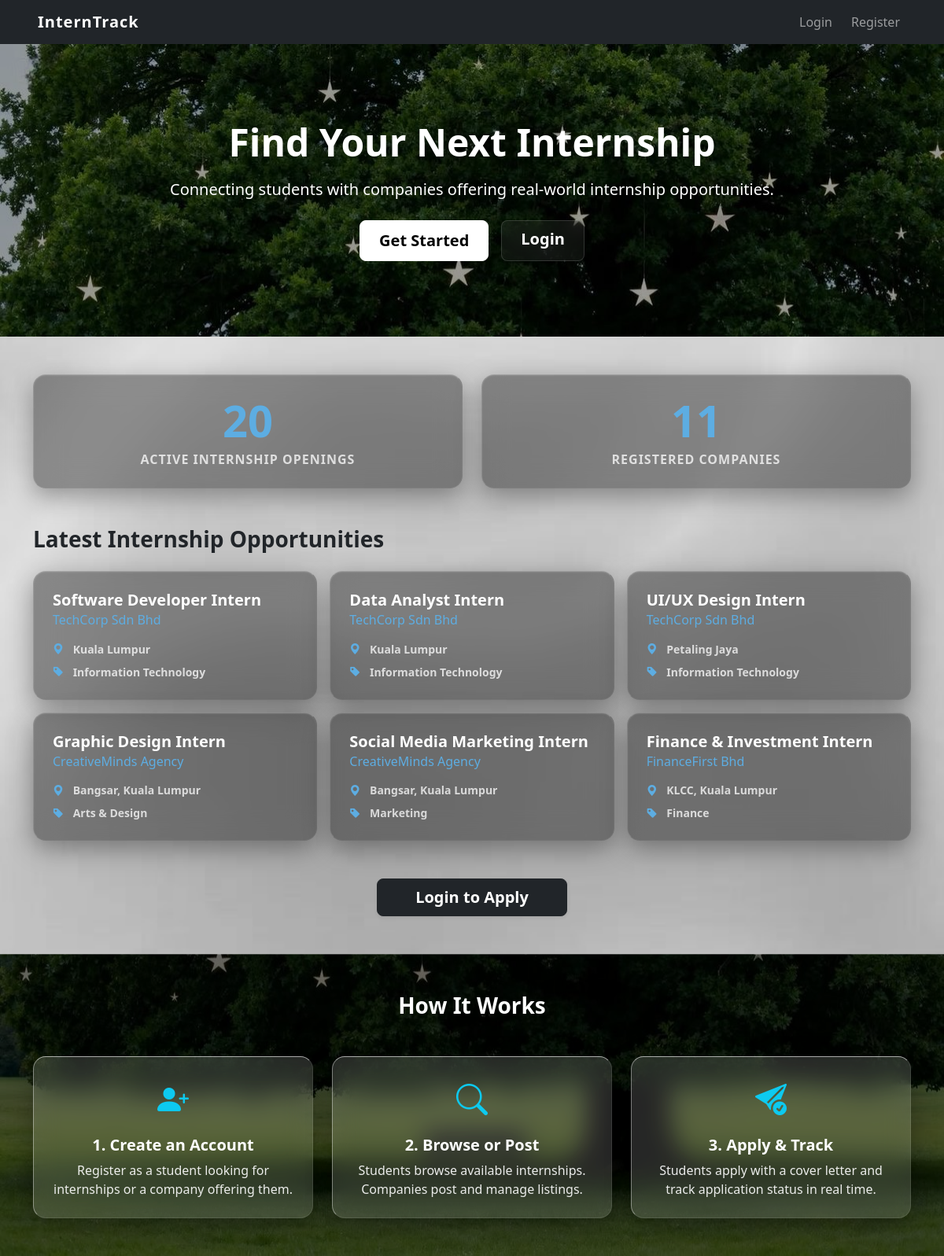
The page / on the database its author committed.
### tables this page shows
CREATE TABLE `jobs` (
  `id` int(11) NOT NULL,
  `company_id` int(11) NOT NULL,
  `title` varchar(150) NOT NULL,
  `description` text DEFAULT NULL,
  `location` varchar(100) DEFAULT NULL,
  `field` varchar(100) DEFAULT NULL,
  `status` enum('active','closed') DEFAULT 'active',
  `created_at` timestamp NOT NULL DEFAULT current_timestamp(),
  `allowance` decimal(10,2) DEFAULT 0.00
);

CREATE TABLE `users` (
  `id` int(11) NOT NULL,
  `name` varchar(100) NOT NULL,
  `email` varchar(100) NOT NULL,
  `password` varchar(255) NOT NULL,
  `role` enum('student','company','admin') NOT NULL,
  `phone` varchar(20) DEFAULT NULL,
  `bio` text DEFAULT NULL,
  `profile_picture` varchar(255) DEFAULT NULL,
  `description` text DEFAULT NULL,
  `website` varchar(150) DEFAULT NULL,
  `resume` varchar(255) DEFAULT NULL,
  `created_at` timestamp NOT NULL DEFAULT current_timestamp(),
  `approval_status` varchar(50) DEFAULT 'pending',
  `academic_info` text DEFAULT NULL,
  `industry` varchar(100) DEFAULT NULL,
  `skills` text DEFAULT NULL
);

### index.php (the view, shortened to what this page needs)
<?php
include 'config/db_connect.php';
include 'includes/header.php';
include 'includes/navbar.php';
$jobs = mysqli_fetch_assoc(mysqli_query($conn, "SELECT COUNT(*) AS total FROM jobs WHERE status = 'active'"));
$companies = mysqli_fetch_assoc(mysqli_query($conn, "SELECT COUNT(*) AS total FROM users WHERE role = 'company'"));
$latest_jobs = mysqli_query($conn, "SELECT j.title, j.location, j.field, u.name AS company_name
    FROM jobs j
    JOIN users u ON j.company_id = u.id
    WHERE j.status = 'active'
    ORDER BY j.created_at DESC LIMIT 6");
?>
<div class="hero-section text-white py-5">
    <div class="container text-center py-5">
        <h1 class="display-5 fw-bold mb-3">Find Your Next Internship</h1>
        <p class="lead mb-4">Connecting students with companies offering real-world internship opportunities.</p>
        <div class="d-flex justify-content-center gap-3">
            <a href="auth/register.php" class="btn btn-glass-white btn-lg px-4" style="border-radius: 8px !important;">Get Started</a>
            <a href="auth/login.php" class="btn btn-glass-secondary btn-lg px-4" style="border-radius: 8px !important;">Login</a>
        </div>
    </div>
</div>
<div class="container py-5">
    <div class="row text-center g-4 mb-5">
        <div class="col-md-6">
            <div class="dark-glass-card shadow-sm h-100 p-4">
                <div class="card-body">
                    <h2 class="fw-bold mb-1" style="color: #5dade2 !important; font-size: 3.5rem;"><?= (int)$jobs['total'] ?></h2>
                    <p class="text-white-50 mb-0 fw-bold text-uppercase" style="letter-spacing: 1px;">Active Internship Openings</p>
                </div>
            </div>
        </div>
        <div class="col-md-6">
            <div class="dark-glass-card shadow-sm h-100 p-4">
                <div class="card-body">
                    <h2 class="fw-bold mb-1" style="color: #5dade2 !important; font-size: 3.5rem;"><?= (int)$companies['total'] ?></h2>
                    <p class="text-white-50 mb-0 fw-bold text-uppercase" style="letter-spacing: 1px;">Registered Companies</p>
                </div>
            </div>
        </div>
    </div>
    <h3 class="mb-4 fw-bold text-dark">Latest Internship Opportunities</h3>
    <?php if (mysqli_num_rows($latest_jobs) === 0): ?>
        <div class="alert bg-transparent border border-dark text-dark fw-bold text-center py-4">No internships posted yet. Check back soon!</div>
    <?php else: ?>
        <div class="row g-3 mb-4">
            <?php while ($job = mysqli_fetch_assoc($latest_jobs)): ?>
                <div class="col-md-6 col-lg-4">
                    <div class="dark-glass-card h-100 shadow-sm p-4">
                        <div class="card-body p-0">
                            <h5 class="card-title fw-bold text-white mb-1"><?= htmlspecialchars($job['title']) ?></h5>
                            <h6 class="card-subtitle mb-3" style="color: #5dade2 !important;"><?= htmlspecialchars($job['company_name']) ?></h6>
                            <ul class="list-unstyled small text-white-50 mb-0 fw-semibold">
                                <?php if ($job['location']): ?>
                                    <li class="mb-2"><i class="bi bi-geo-alt-fill me-2" style="color: #5dade2;"></i> <?= htmlspecialchars($job['location']) ?></li>
                                <?php endif; ?>
                                <?php if ($job['field']): ?>
                                    <li><i class="bi bi-tag-fill me-2" style="color: #5dade2;"></i> <?= htmlspecialchars($job['field']) ?></li>
                                <?php endif; ?>
                            </ul>
                        </div>
                    </div>
                </div>
            <?php endwhile; ?>
        </div>
        <div class="text-center mt-5">
            <a href="auth/login.php" class="btn btn-dark btn-lg px-5 py-2 shadow-sm fw-bold" style="border-radius: 8px !important;">Login to Apply</a>
        </div>
    <?php endif; ?>
</div>
<div class="bottom-tree-section">
    <div class="py-5" style="border-top: 1px solid rgba(255,255,255,0.2);">
        <div class="container">
            <h3 class="text-center mb-5 fw-bold text-white">How It Works</h3>
            <div class="row text-center g-4">
                <div class="col-md-4">
                    <div class="light-glass-card p-4 h-100">
                        <div class="mb-3"><i class="bi bi-person-plus-fill fs-1 text-info"></i></div>
                        <h5 class="fw-bold text-white">1. Create an Account</h5>
                        <p class="text-white mb-0" style="opacity: 0.9;">Register as a student looking for internships or a company offering them.</p>
                    </div>
                </div>
                <div class="col-md-4">
                    <div class="light-glass-card p-4 h-100">
                        <div class="mb-3"><i class="bi bi-search fs-1 text-info"></i></div>
                        <h5 class="fw-bold text-white">2. Browse or Post</h5>
                        <p class="text-white mb-0" style="opacity: 0.9;">Students browse available internships. Companies post and manage listings.</p>
                    </div>
                </div>
                <div class="col-md-4">
                    <div class="light-glass-card p-4 h-100">
                        <div class="mb-3"><i class="bi bi-send-check-fill fs-1 text-info"></i></div>
                        <h5 class="fw-bold text-white">3. Apply & Track</h5>
                        <p class="text-white mb-0" style="opacity: 0.9;">Students apply with a cover letter and track application status in real time.</p>
                    </div>
                </div>
            </div>
        </div>
    </div>
        <?php include 'includes/footer.php'; ?>

### assets/css/style.css (style rules this page uses)
body { background-color: #f8f9fa; }

### assets/css/admin.css (style rules this page uses)
.btn-glass-white { background: #ffffff !important; backdrop-filter: none !important; -webkit-backdrop-filter: none !important; border: 1px solid #ffffff !important; color: #000000 !important; padding: 10px 25px; font-weight: 600; transition: all 0.3s cubic-bezier(0.16, 1, 0.3, 1); text-shadow: none !important; }
.btn-glass-secondary { background: rgba(255, 255, 255, 0.05); color: #ffffff; border: 1px solid rgba(255, 255, 255, 0.2); font-weight: 600; transition: all 0.3s ease; }
.text-muted, .text-white-50 { color: rgba(255, 255, 255, 0.75) !important; }
.glass-input, .glass-select, .btn-glass-primary, .btn-glass-secondary { background: rgba(255, 255, 255, 0.15) !important; backdrop-filter: blur(12px); -webkit-backdrop-filter: blur(12px); border: 1px solid rgba(255, 255, 255, 0.25) !important; color: #ffffff !important; box-shadow: 0 4px 6px rgba(0, 0, 0, 0.2) !important; border-radius: 8px; }
.btn-glass-white { background: #ffffff !important; backdrop-filter: none !important; -webkit-backdrop-filter: none !important; border: 1px solid #ffffff !important; color: #000000 !important; padding: 10px 25px; font-weight: 600; transition: all 0.3s cubic-bezier(0.16, 1, 0.3, 1); text-shadow: none !important; border-radius: 50rem !important; }

### assets/css/student.css (style rules this page uses)
body { background-image: url('../images/IMG_3339.JPG.jpeg'); background-size: cover; background-position: center; background-attachment: fixed; color: #ffffff; min-height: 100vh; }
.btn-glass-white { background: #ffffff !important; backdrop-filter: none !important; -webkit-backdrop-filter: none !important; border: 1px solid #ffffff !important; color: #000000 !important; padding: 10px 25px; font-weight: 600; transition: all 0.3s cubic-bezier(0.16, 1, 0.3, 1); text-shadow: none !important; }
.btn-glass-secondary { background: rgba(255, 255, 255, 0.05); color: #ffffff; border: 1px solid rgba(255, 255, 255, 0.2); font-weight: 600; transition: all 0.3s ease; }
.glass-input, .glass-select, .btn-glass-primary, .btn-glass-secondary { background: rgba(255, 255, 255, 0.15) !important; backdrop-filter: blur(12px); -webkit-backdrop-filter: blur(12px); border: 1px solid rgba(255, 255, 255, 0.25) !important; color: #ffffff !important; box-shadow: 0 4px 6px rgba(0, 0, 0, 0.2) !important; border-radius: 8px; }
.btn-glass-secondary { color: #ffffff !important; border: 1px solid rgba(255, 255, 255, 0.15) !important; background: rgba(255, 255, 255, 0.05) !important; }

### index.php (style rules this page uses)
body.homepage { background: url('assets/images/Homepage_bg.JPG.jpeg?v=1') no-repeat center center fixed !important; background-size: cover !important; }
.hero-section { background: url('assets/images/Hompage_header.JPG.jpeg?v=1') no-repeat center top !important; background-size: cover !important; box-shadow: inset 0 0 0 2000px rgba(0, 0, 0, 0.4); }
.bottom-tree-section { background: url('assets/images/Hompage_header.JPG.jpeg?v=1') no-repeat center bottom !important; background-size: cover !important; box-shadow: inset 0 0 0 2000px rgba(0, 0, 0, 0.6) !important; color: #ffffff !important; }
.dark-glass-card { background: rgba(15, 15, 15, 0.40) !important; backdrop-filter: blur(16px) saturate(120%) !important; -webkit-backdrop-filter: blur(16px) saturate(120%) !important; border-top: 1px solid rgba(255, 255, 255, 0.25) !important; border-left: 1px solid rgba(255, 255, 255, 0.15) !important; border-right: 1px solid rgba(255, 255, 255, 0.05) !important; border-bottom: 1px solid rgba(255, 255, 255, 0.05) !important; border-radius: 16px !important; box-shadow: 0 10px 32px 0 rgba(0, 0, 0, 0.35), inset 0 1px 2px rgba(255, 255, 255, 0.1) !important; color: #ffffff !important; transition: transform 0.3s ease, box-shadow 0.3s ease, background 0.3s ease; }
.light-glass-card { background: rgba(255, 255, 255, 0.15) !important; backdrop-filter: blur(16px) saturate(120%) !important; -webkit-backdrop-filter: blur(16px) saturate(120%) !important; border-top: 1px solid rgba(255, 255, 255, 0.6) !important; border-left: 1px solid rgba(255, 255, 255, 0.4) !important; border-right: 1px solid rgba(255, 255, 255, 0.1) !important; border-bottom: 1px solid rgba(255, 255, 255, 0.1) !important; border-radius: 16px !important; box-shadow: 0 8px 32px 0 rgba(0, 0, 0, 0.3) !important; color: #ffffff !important; transition: transform 0.3s ease, box-shadow 0.3s ease, background 0.3s ease; }

### rows shown on the page
jobs: title "Software Developer Intern", company.name "TechCorp Sdn Bhd", location "Kuala Lumpur", field "Information Technology"
jobs: title "Data Analyst Intern", company.name "TechCorp Sdn Bhd", location "Kuala Lumpur", field "Information Technology"
jobs: title "UI/UX Design Intern", company.name "TechCorp Sdn Bhd", location "Petaling Jaya", field "Information Technology"
jobs: title "Graphic Design Intern", company.name "CreativeMinds Agency", location "Bangsar, Kuala Lumpur", field "Arts & Design"
jobs: title "Social Media Marketing Intern", company.name "CreativeMinds Agency", location "Bangsar, Kuala Lumpur", field "Marketing"
jobs: title "Finance & Investment Intern", company.name "FinanceFirst Bhd", location "KLCC, Kuala Lumpur", field "Finance"

### other values the page prints
$jobs['total'] "20"
$companies['total'] "11"
